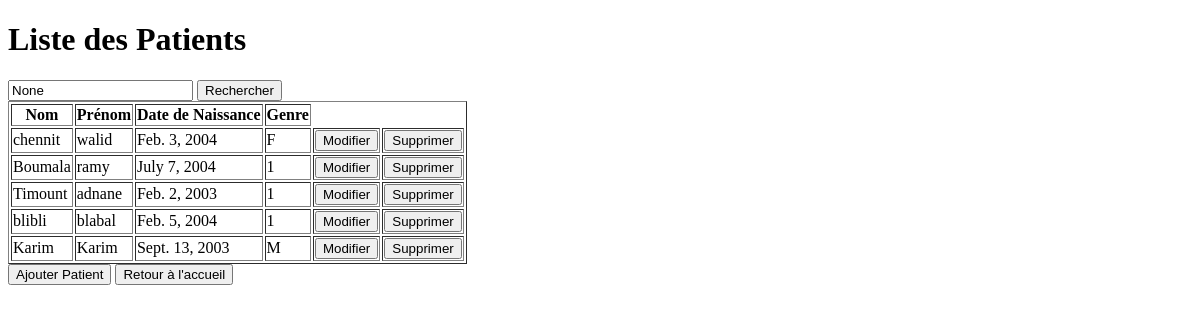
The app's page /liste_patients/, older data.
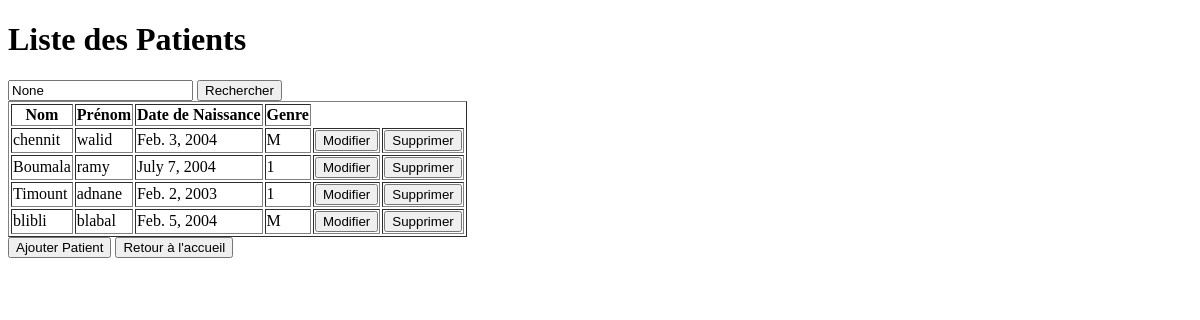
The same page, newer data.
### app1/models.py (models this page shows, shortened)
class Patient(models.Model) :
    Num_P = models.AutoField(primary_key=True)
    Nom_P = models.CharField(max_length = 50)
    Prenom_P = models.CharField(max_length = 50)
    DateNaissance = models.DateField()
    Telephone_P = models.CharField(max_length = 10, help_text = 'Entrez un numero de telephone valable svp')
    Adresse_P = models.CharField(max_length = 50)
    choix_genre = [
        ('M', 'Masculin'),
        ('F', 'Feminin'),
    ]
    Genre = models.CharField(max_length = 1,choices = choix_genre)

### app1/views.py (the view)
# urls.py: path('liste_patients/',liste_patients, name ='liste_patients'),
def liste_patients(request):
    query = request.GET.get('q')
    patients = Patient.objects.all()
    if query:
        patients = patients.filter(Nom_P__icontains=query)
    return render(request, 'liste_patients.html', {'patients': patients, 'query': query})

### app1/templates/liste_patients.html (shortened to what this page needs)
<!DOCTYPE html>
<html lang="en">
<head>
</head>
<body>
<h1>Liste des Patients</h1>
<form method="get" action="{% url 'liste_patients' %}">
    <input type="text" name="q" placeholder="Recherche par Noms des Patients" value="{{ query }}">
    <button type="submit">Rechercher</button>
</form>
<table border="1">
    <thead>
        <tr>
            <th>Nom</th>
            <th>Prénom</th>
            <th>Date de Naissance</th>
            <th>Genre</th>
        </tr>
    </thead>
    <tbody>
        {% for patient in patients %}
            <tr>
                <td>{{ patient.Nom_P }}</td>
                <td>{{ patient.Prenom_P }}</td>
                <td>{{ patient.DateNaissance }}</td>
                <td>{{ patient.Genre }}</td>
                <td>
                    <a href="{% url 'prefill_patient' pk=patient.Num_P %}"><button>Modifier</button></a>
                </td>
                <td>
                    <a href="{% url 'supprimer_patient' pk=patient.Num_P %}"><button>Supprimer</button></a>
                </td>
            </tr>
        {% endfor %}
    </tbody>
</table>
<a href="{% url 'ajouter_patient' %}"><button>Ajouter Patient</button></a>
<a href="{% url 'Home' %}"><button>Retour à l'accueil</button></a>
</body>
</html>

Row changes from the older to the newer data that the page shows:
removed Patient: Nom_P "Karim", Prenom_P "Karim", DateNaissance "Sept. 13, 2003", Genre "M"
changed Patient "chennit": Genre "F" → "M"
changed Patient "blibli": Genre "1" → "M"
